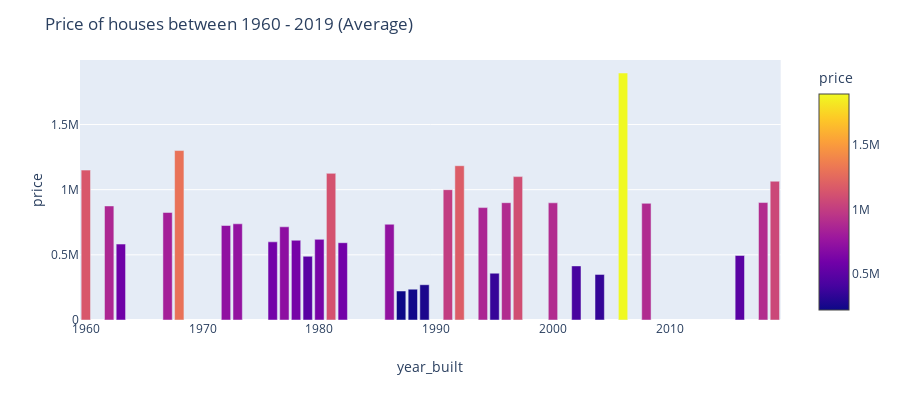

Notebook code cell kept with this figure:
### Code cell
year_groupby = df.groupby(['year_built']).price.mean().reset_index()
sort_year_groupby = year_groupby.sort_values(by='price', ascending=False)
sort_year_groupby

fig = px.bar(sort_year_groupby, x='year_built', y='price',
             hover_data=['year_built', 'price'], color='price',
             height=400)

fig.update_layout(title_text='Price of houses between 1960 - 2019 (Average)')
fig.show()

### Figure 1 — Plotly figure (JSON) as saved in the notebook; plotly's stock layout.template omitted (floating-point values rounded to 4 significant figures)
{"data": [{"alignmentgroup": "True", "customdata": [[2006, 1895000], [1968, 1300000], [1992, 1184000.0], [1960, 1150000], [1981, 1125000.0], [1997, 1100000], [2019, 1065000.0], [1991, 999800], [2018, 901100.0], [1996, 900000], [2000, 899000], [2008, 895000], [1962, 875000], [1994, 862500], [1967, 825000], [1973, 738069], [1986, 734500], [1972, 725000], [1977, 715000], [1980, 618582], [1978, 611861], [1976, 599700.0], [1982, 592988], [1963, 582521], [2016, 494900], [1979, 488750], [2002, 415000], [1995, 359000], [2004, 350000], [1989, 270700.0], [1988, 236625], [1987, 222500]], "hoverlabel": {"namelength": 0}, "hovertemplate": "year_built=%{customdata[0]}<br>price=%{marker.color}", "legendgroup": "", "marker": {"color": [1895000, 1300000, 1184000.0, 1150000, 1125000.0, 1100000, 1065000.0, 999800, 901100.0, 900000, 899000, 895000, 875000, 862500, 825000, 738069, 734500, 725000, 715000, 618582, 611861, 599700.0, 592988, 582521, 494900, 488750, 415000, 359000, 350000, 270700.0, 236625, 222500], "coloraxis": "coloraxis"}, "name": "", "offsetgroup": "", "orientation": "v", "showlegend": false, "textposition": "auto", "type": "bar", "x": [2006, 1968, 1992, 1960, 1981, 1997, 2019, 1991, 2018, 1996, 2000, 2008, 1962, 1994, 1967, 1973, 1986, 1972, 1977, 1980, 1978, 1976, 1982, 1963, 2016, 1979, 2002, 1995, 2004, 1989, 1988, 1987], "xaxis": "x", "y": [1895000, 1300000, 1184000.0, 1150000, 1125000.0, 1100000, 1065000.0, 999800, 901100.0, 900000, 899000, 895000, 875000, 862500, 825000, 738069, 734500, 725000, 715000, 618582, 611861, 599700.0, 592988, 582521, 494900, 488750, 415000, 359000, 350000, 270700.0, 236625, 222500], "yaxis": "y"}], "layout": {"barmode": "relative", "coloraxis": {"colorbar": {"title": {"text": "price"}}, "colorscale": [[0, "#0d0887"], [0.1111, "#46039f"], [0.2222, "#7201a8"], [0.3333, "#9c179e"], [0.4444, "#bd3786"], [0.5556, "#d8576b"], [0.6667, "#ed7953"], [0.7778, "#fb9f3a"], [0.8889, "#fdca26"], [1, "#f0f921"]]}, "height": 400, "legend": {"tracegroupgap": 0}, "margin": {"t": 60}, "title": {"text": "Price of houses between 1960 - 2019 (Average)"}, "xaxis": {"anchor": "y", "domain": [0, 0.98], "title": {"text": "year_built"}}, "yaxis": {"anchor": "x", "domain": [0, 1], "title": {"text": "price"}}}}
